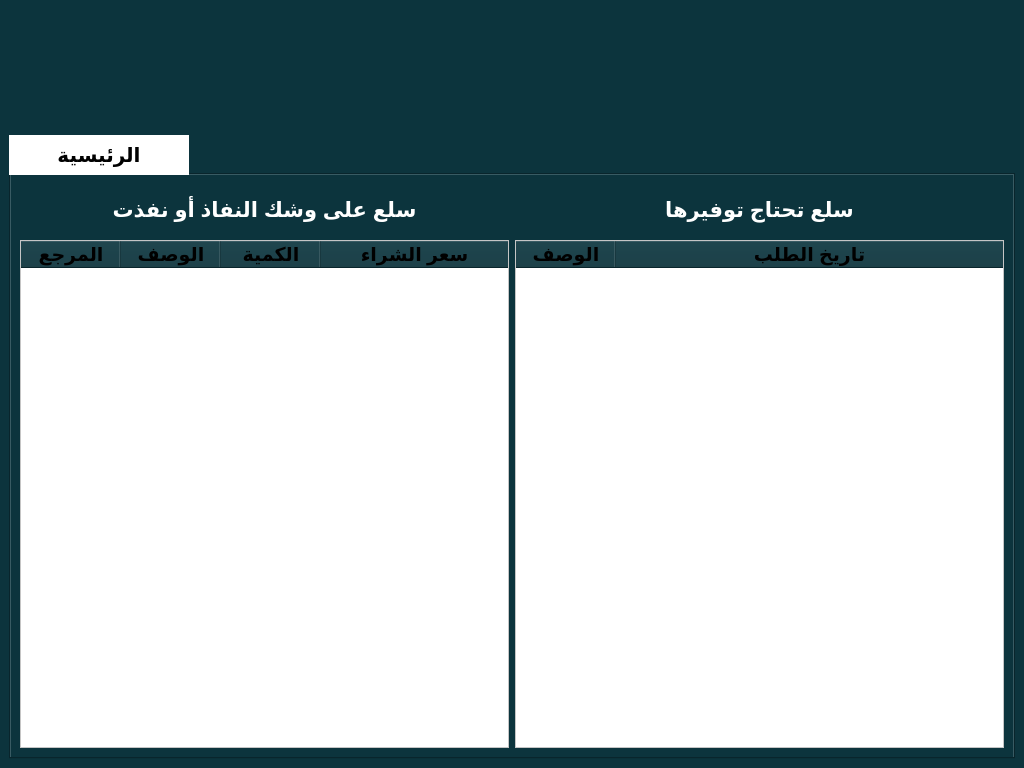
<?xml version="1.0" encoding="UTF-8"?>
<ui version="4.0">
 <class>main_window</class>
 <widget class="QMainWindow" name="main_window">
  <property name="geometry">
   <rect>
    <x>0</x>
    <y>0</y>
    <width>1024</width>
    <height>768</height>
   </rect>
  </property>
  <property name="minimumSize">
   <size>
    <width>1024</width>
    <height>768</height>
   </size>
  </property>
  <property name="windowTitle">
   <string>MainWindow</string>
  </property>
  <property name="styleSheet">
   <string notr="true">background-color:#0c343d;
</string>
  </property>
  <widget class="QWidget" name="centralwidget">
   <layout class="QGridLayout" name="gridLayout" rowstretch="0">
    <item row="0" column="0">
     <layout class="QVBoxLayout" name="verticalLayout" stretch="1,3">
      <item>
       <layout class="QHBoxLayout" name="horizontalLayout">
        <property name="sizeConstraint">
         <enum>QLayout::SetDefaultConstraint</enum>
        </property>
        <item>
         <widget class="QPushButton" name="new_customer_invoice_btn">
          <property name="sizePolicy">
           <sizepolicy hsizetype="Minimum" vsizetype="Expanding">
            <horstretch>0</horstretch>
            <verstretch>0</verstretch>
           </sizepolicy>
          </property>
          <property name="minimumSize">
           <size>
            <width>0</width>
            <height>30</height>
           </size>
          </property>
          <property name="maximumSize">
           <size>
            <width>16777215</width>
            <height>120</height>
           </size>
          </property>
          <property name="cursor">
           <cursorShape>PointingHandCursor</cursorShape>
          </property>
          <property name="toolTip">
           <string>فاتورة بيع جديدة</string>
          </property>
          <property name="statusTip">
           <string/>
          </property>
          <property name="whatsThis">
           <string/>
          </property>
          <property name="styleSheet">
           <string notr="true">
QPushButton:hover{
	background-color:#3f5482;
	border: 1px solid #3f5482;
}</string>
          </property>
          <property name="text">
           <string/>
          </property>
          <property name="icon">
           <iconset>
            <normaloff>../icons/add_a_sale_invoice.svg</normaloff>../icons/add_a_sale_invoice.svg</iconset>
          </property>
          <property name="iconSize">
           <size>
            <width>60</width>
            <height>60</height>
           </size>
          </property>
          <property name="flat">
           <bool>true</bool>
          </property>
         </widget>
        </item>
        <item>
         <widget class="QPushButton" name="new_supplier_invoice_btn">
          <property name="sizePolicy">
           <sizepolicy hsizetype="Minimum" vsizetype="Expanding">
            <horstretch>0</horstretch>
            <verstretch>0</verstretch>
           </sizepolicy>
          </property>
          <property name="minimumSize">
           <size>
            <width>0</width>
            <height>30</height>
           </size>
          </property>
          <property name="maximumSize">
           <size>
            <width>16777215</width>
            <height>120</height>
           </size>
          </property>
          <property name="cursor">
           <cursorShape>PointingHandCursor</cursorShape>
          </property>
          <property name="toolTip">
           <string>فاتورة شراء جديدة</string>
          </property>
          <property name="styleSheet">
           <string notr="true">
QPushButton:hover{
	background-color:#3f5482;
	border: 1px solid #3f5482;
}</string>
          </property>
          <property name="text">
           <string/>
          </property>
          <property name="icon">
           <iconset>
            <normaloff>../icons/new_purchase_invoice.svg</normaloff>../icons/new_purchase_invoice.svg</iconset>
          </property>
          <property name="iconSize">
           <size>
            <width>60</width>
            <height>60</height>
           </size>
          </property>
          <property name="flat">
           <bool>true</bool>
          </property>
         </widget>
        </item>
        <item>
         <widget class="QPushButton" name="new_service_btn">
          <property name="sizePolicy">
           <sizepolicy hsizetype="Minimum" vsizetype="Expanding">
            <horstretch>0</horstretch>
            <verstretch>0</verstretch>
           </sizepolicy>
          </property>
          <property name="minimumSize">
           <size>
            <width>0</width>
            <height>30</height>
           </size>
          </property>
          <property name="maximumSize">
           <size>
            <width>16777215</width>
            <height>120</height>
           </size>
          </property>
          <property name="cursor">
           <cursorShape>PointingHandCursor</cursorShape>
          </property>
          <property name="toolTip">
           <string>خدمة جديدة</string>
          </property>
          <property name="styleSheet">
           <string notr="true">
QPushButton:hover{
	background-color:#3f5482;
	border: 1px solid #3f5482;
}</string>
          </property>
          <property name="text">
           <string/>
          </property>
          <property name="icon">
           <iconset>
            <normaloff>../icons/new_service.svg</normaloff>../icons/new_service.svg</iconset>
          </property>
          <property name="iconSize">
           <size>
            <width>60</width>
            <height>60</height>
           </size>
          </property>
          <property name="flat">
           <bool>true</bool>
          </property>
         </widget>
        </item>
        <item>
         <widget class="QPushButton" name="new_supplier_transaction_btn">
          <property name="sizePolicy">
           <sizepolicy hsizetype="Minimum" vsizetype="Expanding">
            <horstretch>0</horstretch>
            <verstretch>0</verstretch>
           </sizepolicy>
          </property>
          <property name="minimumSize">
           <size>
            <width>0</width>
            <height>30</height>
           </size>
          </property>
          <property name="maximumSize">
           <size>
            <width>16777215</width>
            <height>120</height>
           </size>
          </property>
          <property name="cursor">
           <cursorShape>PointingHandCursor</cursorShape>
          </property>
          <property name="toolTip">
           <string>إيدع أو دين مورد جديد</string>
          </property>
          <property name="styleSheet">
           <string notr="true">
QPushButton:hover{
	background-color:#3f5482;
	border: 1px solid #3f5482;
}</string>
          </property>
          <property name="text">
           <string/>
          </property>
          <property name="icon">
           <iconset>
            <normaloff>../icons/new_transcation_cus.svg</normaloff>../icons/new_transcation_cus.svg</iconset>
          </property>
          <property name="iconSize">
           <size>
            <width>60</width>
            <height>60</height>
           </size>
          </property>
          <property name="flat">
           <bool>true</bool>
          </property>
         </widget>
        </item>
        <item>
         <widget class="QPushButton" name="new_customer_transaction_btn">
          <property name="sizePolicy">
           <sizepolicy hsizetype="Minimum" vsizetype="Expanding">
            <horstretch>0</horstretch>
            <verstretch>0</verstretch>
           </sizepolicy>
          </property>
          <property name="minimumSize">
           <size>
            <width>0</width>
            <height>30</height>
           </size>
          </property>
          <property name="maximumSize">
           <size>
            <width>16777215</width>
            <height>120</height>
           </size>
          </property>
          <property name="cursor">
           <cursorShape>PointingHandCursor</cursorShape>
          </property>
          <property name="toolTip">
           <string>إيداع زبون جديد</string>
          </property>
          <property name="styleSheet">
           <string notr="true">
QPushButton:hover{
	background-color:#3f5482;
	border: 1px solid #3f5482;
}</string>
          </property>
          <property name="text">
           <string/>
          </property>
          <property name="icon">
           <iconset>
            <normaloff>../icons/new_transaction_sup.svg</normaloff>../icons/new_transaction_sup.svg</iconset>
          </property>
          <property name="iconSize">
           <size>
            <width>60</width>
            <height>60</height>
           </size>
          </property>
          <property name="flat">
           <bool>true</bool>
          </property>
         </widget>
        </item>
        <item>
         <widget class="QPushButton" name="new_employee_withdrawal_btn">
          <property name="sizePolicy">
           <sizepolicy hsizetype="Minimum" vsizetype="Expanding">
            <horstretch>0</horstretch>
            <verstretch>0</verstretch>
           </sizepolicy>
          </property>
          <property name="minimumSize">
           <size>
            <width>0</width>
            <height>30</height>
           </size>
          </property>
          <property name="maximumSize">
           <size>
            <width>16777215</width>
            <height>120</height>
           </size>
          </property>
          <property name="cursor">
           <cursorShape>PointingHandCursor</cursorShape>
          </property>
          <property name="toolTip">
           <string>سحب جديد للموظف</string>
          </property>
          <property name="styleSheet">
           <string notr="true">
QPushButton:hover{
	background-color:#3f5482;
	border: 1px solid #3f5482;
}</string>
          </property>
          <property name="text">
           <string/>
          </property>
          <property name="icon">
           <iconset>
            <normaloff>../icons/new_withdawal.svg</normaloff>../icons/new_withdawal.svg</iconset>
          </property>
          <property name="iconSize">
           <size>
            <width>60</width>
            <height>60</height>
           </size>
          </property>
          <property name="flat">
           <bool>true</bool>
          </property>
         </widget>
        </item>
        <item>
         <widget class="QPushButton" name="new_expense_btn">
          <property name="sizePolicy">
           <sizepolicy hsizetype="Minimum" vsizetype="Expanding">
            <horstretch>0</horstretch>
            <verstretch>0</verstretch>
           </sizepolicy>
          </property>
          <property name="minimumSize">
           <size>
            <width>0</width>
            <height>30</height>
           </size>
          </property>
          <property name="maximumSize">
           <size>
            <width>16777215</width>
            <height>120</height>
           </size>
          </property>
          <property name="cursor">
           <cursorShape>PointingHandCursor</cursorShape>
          </property>
          <property name="toolTip">
           <string>مصروف جديد</string>
          </property>
          <property name="styleSheet">
           <string notr="true">
QPushButton:hover{
	background-color:#3f5482;
	border: 1px solid #3f5482;
}</string>
          </property>
          <property name="text">
           <string/>
          </property>
          <property name="icon">
           <iconset>
            <normaloff>../icons/new_expense.svg</normaloff>../icons/new_expense.svg</iconset>
          </property>
          <property name="iconSize">
           <size>
            <width>60</width>
            <height>60</height>
           </size>
          </property>
          <property name="flat">
           <bool>true</bool>
          </property>
         </widget>
        </item>
        <item>
         <widget class="QPushButton" name="buy_mobile_btn">
          <property name="sizePolicy">
           <sizepolicy hsizetype="Minimum" vsizetype="Expanding">
            <horstretch>0</horstretch>
            <verstretch>0</verstretch>
           </sizepolicy>
          </property>
          <property name="minimumSize">
           <size>
            <width>0</width>
            <height>30</height>
           </size>
          </property>
          <property name="maximumSize">
           <size>
            <width>16777215</width>
            <height>120</height>
           </size>
          </property>
          <property name="cursor">
           <cursorShape>PointingHandCursor</cursorShape>
          </property>
          <property name="toolTip">
           <string>شراء هاتف</string>
          </property>
          <property name="styleSheet">
           <string notr="true">
QPushButton:hover{
	background-color:#3f5482;
	border: 1px solid #3f5482;
}</string>
          </property>
          <property name="text">
           <string/>
          </property>
          <property name="icon">
           <iconset>
            <normaloff>../icons/buy_mobile.svg</normaloff>../icons/buy_mobile.svg</iconset>
          </property>
          <property name="iconSize">
           <size>
            <width>60</width>
            <height>60</height>
           </size>
          </property>
          <property name="flat">
           <bool>true</bool>
          </property>
         </widget>
        </item>
        <item>
         <widget class="QPushButton" name="new_user_btn">
          <property name="sizePolicy">
           <sizepolicy hsizetype="Minimum" vsizetype="Expanding">
            <horstretch>0</horstretch>
            <verstretch>0</verstretch>
           </sizepolicy>
          </property>
          <property name="minimumSize">
           <size>
            <width>0</width>
            <height>30</height>
           </size>
          </property>
          <property name="maximumSize">
           <size>
            <width>16777215</width>
            <height>120</height>
           </size>
          </property>
          <property name="cursor">
           <cursorShape>PointingHandCursor</cursorShape>
          </property>
          <property name="toolTip">
           <string>مستخدم جديد</string>
          </property>
          <property name="styleSheet">
           <string notr="true">
QPushButton:hover{
	background-color:#3f5482;
	border: 1px solid #3f5482;
}</string>
          </property>
          <property name="text">
           <string/>
          </property>
          <property name="icon">
           <iconset>
            <normaloff>../icons/new_user.svg</normaloff>../icons/new_user.svg</iconset>
          </property>
          <property name="iconSize">
           <size>
            <width>60</width>
            <height>60</height>
           </size>
          </property>
          <property name="flat">
           <bool>true</bool>
          </property>
         </widget>
        </item>
        <item>
         <widget class="QPushButton" name="requested_products_btn">
          <property name="minimumSize">
           <size>
            <width>0</width>
            <height>30</height>
           </size>
          </property>
          <property name="cursor">
           <cursorShape>PointingHandCursor</cursorShape>
          </property>
          <property name="toolTip">
           <string>تسجيل السلع الناقصة</string>
          </property>
          <property name="styleSheet">
           <string notr="true">
QPushButton:hover{
	background-color:#3f5482;
	border: 1px solid #3f5482;
}</string>
          </property>
          <property name="text">
           <string/>
          </property>
          <property name="icon">
           <iconset>
            <normaloff>../icons/requested_products.svg</normaloff>../icons/requested_products.svg</iconset>
          </property>
          <property name="iconSize">
           <size>
            <width>60</width>
            <height>60</height>
           </size>
          </property>
          <property name="flat">
           <bool>true</bool>
          </property>
         </widget>
        </item>
        <item>
         <widget class="QPushButton" name="analysis_btn">
          <property name="sizePolicy">
           <sizepolicy hsizetype="Minimum" vsizetype="Expanding">
            <horstretch>0</horstretch>
            <verstretch>0</verstretch>
           </sizepolicy>
          </property>
          <property name="minimumSize">
           <size>
            <width>0</width>
            <height>30</height>
           </size>
          </property>
          <property name="maximumSize">
           <size>
            <width>16777215</width>
            <height>120</height>
           </size>
          </property>
          <property name="cursor">
           <cursorShape>PointingHandCursor</cursorShape>
          </property>
          <property name="toolTip">
           <string>إحصائيات المحل</string>
          </property>
          <property name="styleSheet">
           <string notr="true">
QPushButton:hover{
	background-color:#3f5482;
	border: 1px solid #3f5482;
}</string>
          </property>
          <property name="text">
           <string/>
          </property>
          <property name="icon">
           <iconset>
            <normaloff>../icons/analysis.svg</normaloff>../icons/analysis.svg</iconset>
          </property>
          <property name="iconSize">
           <size>
            <width>60</width>
            <height>60</height>
           </size>
          </property>
          <property name="flat">
           <bool>true</bool>
          </property>
         </widget>
        </item>
        <item>
         <widget class="QPushButton" name="set_db_btn">
          <property name="minimumSize">
           <size>
            <width>0</width>
            <height>30</height>
           </size>
          </property>
          <property name="maximumSize">
           <size>
            <width>16777215</width>
            <height>120</height>
           </size>
          </property>
          <property name="cursor">
           <cursorShape>PointingHandCursor</cursorShape>
          </property>
          <property name="toolTip">
           <string>إعدادات قاعدة البيانات</string>
          </property>
          <property name="styleSheet">
           <string notr="true">
QPushButton:hover{
	background-color:#3f5482;
	border: 1px solid #3f5482;
}</string>
          </property>
          <property name="text">
           <string/>
          </property>
          <property name="icon">
           <iconset>
            <normaloff>../icons/database.svg</normaloff>../icons/database.svg</iconset>
          </property>
          <property name="iconSize">
           <size>
            <width>60</width>
            <height>60</height>
           </size>
          </property>
          <property name="flat">
           <bool>true</bool>
          </property>
         </widget>
        </item>
       </layout>
      </item>
      <item>
       <layout class="QVBoxLayout" name="verticalLayout_2">
        <item>
         <widget class="QTabWidget" name="tab_widget">
          <property name="styleSheet">
           <string notr="true">QTabBar::tab {
        font-size: 20px;   
		font-weight:bold;
        height: 30px;
        padding: 5px 10px;
		background-color:white;
		width:160px;
    }</string>
          </property>
          <property name="currentIndex">
           <number>0</number>
          </property>
          <widget class="QWidget" name="tab">
           <attribute name="title">
            <string>الرئيسية</string>
           </attribute>
           <layout class="QGridLayout" name="gridLayout_2">
            <item row="2" column="0">
             <layout class="QVBoxLayout" name="verticalLayout_3">
              <item>
               <layout class="QHBoxLayout" name="main_window_tables">
                <item>
                 <widget class="QTableWidget" name="out_of_stock_soon_table">
                  <property name="font">
                   <font>
                    <pointsize>20</pointsize>
                    <bold>false</bold>
                   </font>
                  </property>
                  <property name="styleSheet">
                   <string notr="true">QTableWidget{
	background-color:white;
}</string>
                  </property>
                  <attribute name="horizontalHeaderCascadingSectionResizes">
                   <bool>false</bool>
                  </attribute>
                  <attribute name="horizontalHeaderStretchLastSection">
                   <bool>true</bool>
                  </attribute>
                  <attribute name="verticalHeaderMinimumSectionSize">
                   <number>24</number>
                  </attribute>
                  <attribute name="verticalHeaderDefaultSectionSize">
                   <number>30</number>
                  </attribute>
                  <attribute name="verticalHeaderStretchLastSection">
                   <bool>false</bool>
                  </attribute>
                  <column>
                   <property name="text">
                    <string>المرجع</string>
                   </property>
                   <property name="font">
                    <font>
                     <pointsize>14</pointsize>
                     <bold>true</bold>
                    </font>
                   </property>
                  </column>
                  <column>
                   <property name="text">
                    <string>الوصف</string>
                   </property>
                   <property name="font">
                    <font>
                     <pointsize>14</pointsize>
                     <bold>true</bold>
                    </font>
                   </property>
                  </column>
                  <column>
                   <property name="text">
                    <string>الكمية</string>
                   </property>
                   <property name="font">
                    <font>
                     <pointsize>14</pointsize>
                     <bold>true</bold>
                    </font>
                   </property>
                  </column>
                  <column>
                   <property name="text">
                    <string>سعر الشراء</string>
                   </property>
                   <property name="font">
                    <font>
                     <pointsize>14</pointsize>
                     <bold>true</bold>
                    </font>
                   </property>
                  </column>
                 </widget>
                </item>
                <item>
                 <widget class="QTableWidget" name="requested_products_table">
                  <property name="font">
                   <font>
                    <pointsize>20</pointsize>
                    <bold>false</bold>
                   </font>
                  </property>
                  <property name="styleSheet">
                   <string notr="true">QTableWidget{
	background-color:white;
}</string>
                  </property>
                  <attribute name="horizontalHeaderCascadingSectionResizes">
                   <bool>false</bool>
                  </attribute>
                  <attribute name="horizontalHeaderStretchLastSection">
                   <bool>true</bool>
                  </attribute>
                  <attribute name="verticalHeaderMinimumSectionSize">
                   <number>24</number>
                  </attribute>
                  <attribute name="verticalHeaderDefaultSectionSize">
                   <number>30</number>
                  </attribute>
                  <attribute name="verticalHeaderStretchLastSection">
                   <bool>false</bool>
                  </attribute>
                  <column>
                   <property name="text">
                    <string>الوصف</string>
                   </property>
                   <property name="font">
                    <font>
                     <pointsize>14</pointsize>
                     <bold>true</bold>
                    </font>
                   </property>
                  </column>
                  <column>
                   <property name="text">
                    <string>تاريخ الطلب</string>
                   </property>
                   <property name="font">
                    <font>
                     <pointsize>14</pointsize>
                     <bold>true</bold>
                    </font>
                   </property>
                  </column>
                 </widget>
                </item>
               </layout>
              </item>
             </layout>
            </item>
            <item row="1" column="0">
             <layout class="QHBoxLayout" name="main_window_tables_titles">
              <item>
               <widget class="QLabel" name="out_of_stock_soon_label">
                <property name="minimumSize">
                 <size>
                  <width>0</width>
                  <height>50</height>
                 </size>
                </property>
                <property name="maximumSize">
                 <size>
                  <width>16777215</width>
                  <height>60</height>
                 </size>
                </property>
                <property name="font">
                 <font>
                  <pointsize>16</pointsize>
                  <bold>true</bold>
                 </font>
                </property>
                <property name="styleSheet">
                 <string notr="true">color:white</string>
                </property>
                <property name="text">
                 <string>سلع على وشك النفاذ أو نفذت</string>
                </property>
                <property name="alignment">
                 <set>Qt::AlignCenter</set>
                </property>
               </widget>
              </item>
              <item>
               <widget class="QLabel" name="requested_products_label">
                <property name="minimumSize">
                 <size>
                  <width>0</width>
                  <height>50</height>
                 </size>
                </property>
                <property name="maximumSize">
                 <size>
                  <width>16777215</width>
                  <height>60</height>
                 </size>
                </property>
                <property name="font">
                 <font>
                  <pointsize>16</pointsize>
                  <bold>true</bold>
                 </font>
                </property>
                <property name="styleSheet">
                 <string notr="true">color:white</string>
                </property>
                <property name="text">
                 <string>سلع تحتاج توفيرها</string>
                </property>
                <property name="alignment">
                 <set>Qt::AlignCenter</set>
                </property>
               </widget>
              </item>
             </layout>
            </item>
           </layout>
          </widget>
         </widget>
        </item>
       </layout>
      </item>
     </layout>
    </item>
   </layout>
  </widget>
 </widget>
 <resources/>
 <connections/>
</ui>
